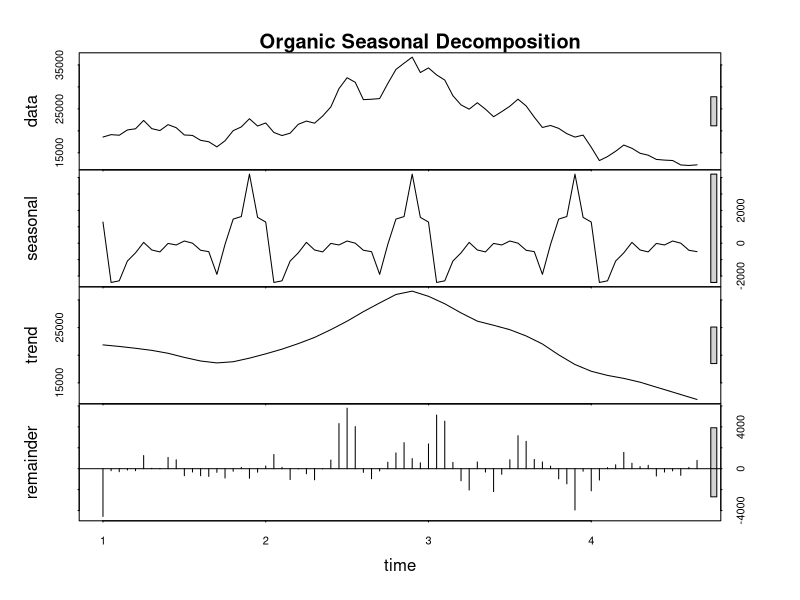
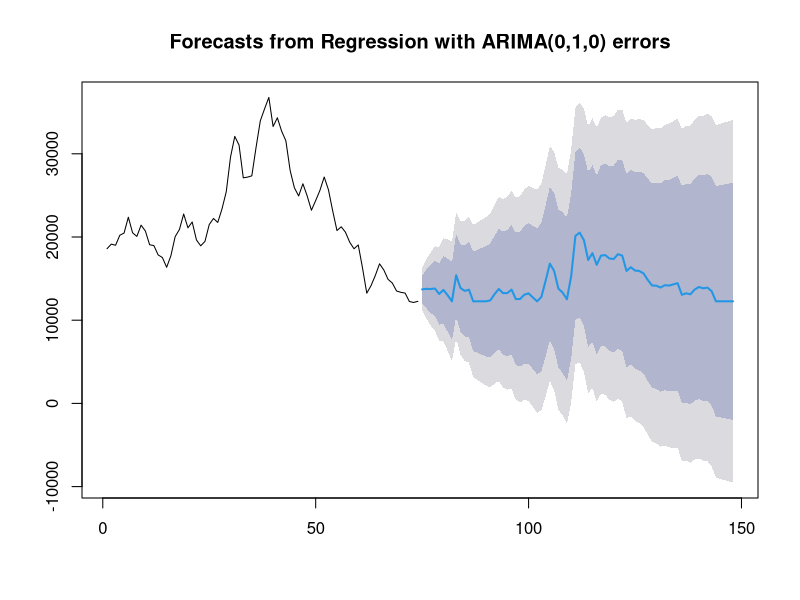
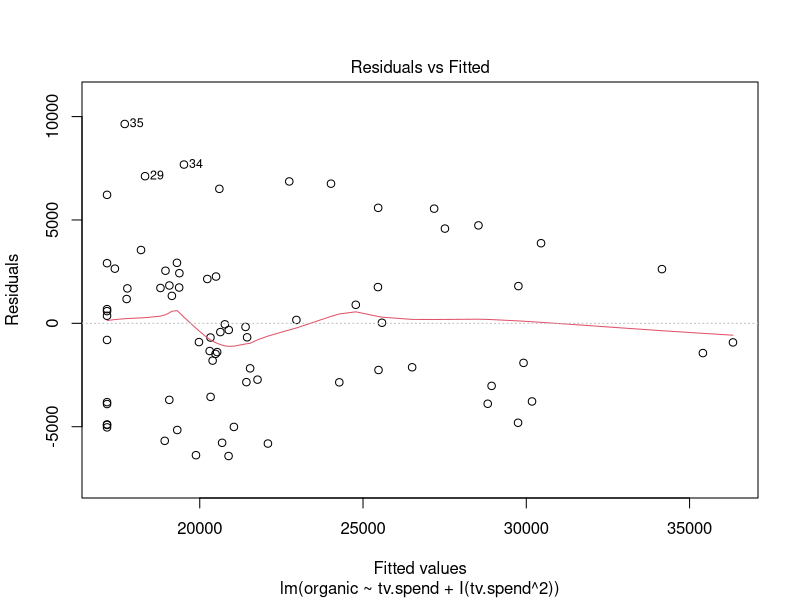
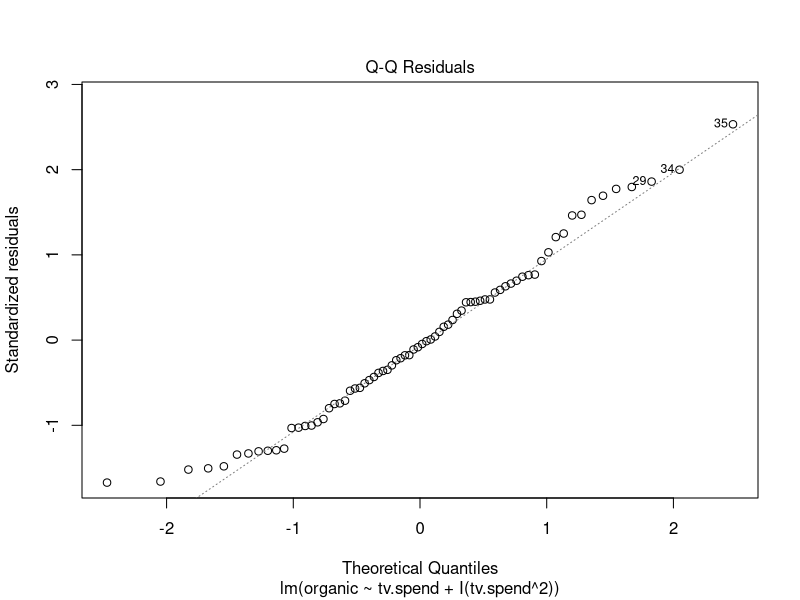
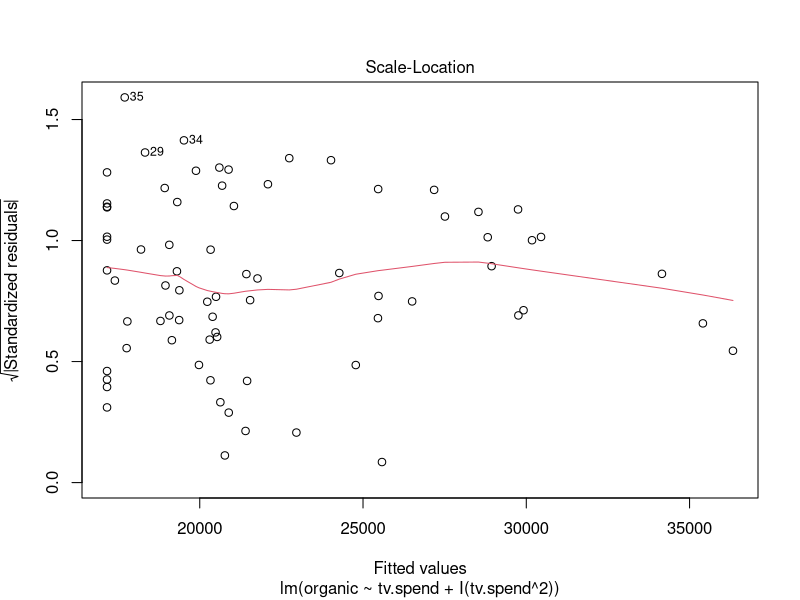
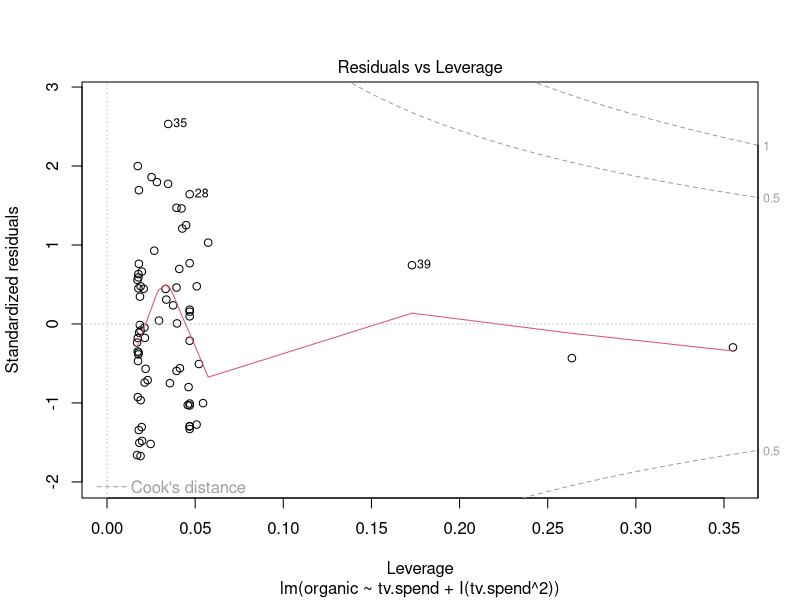
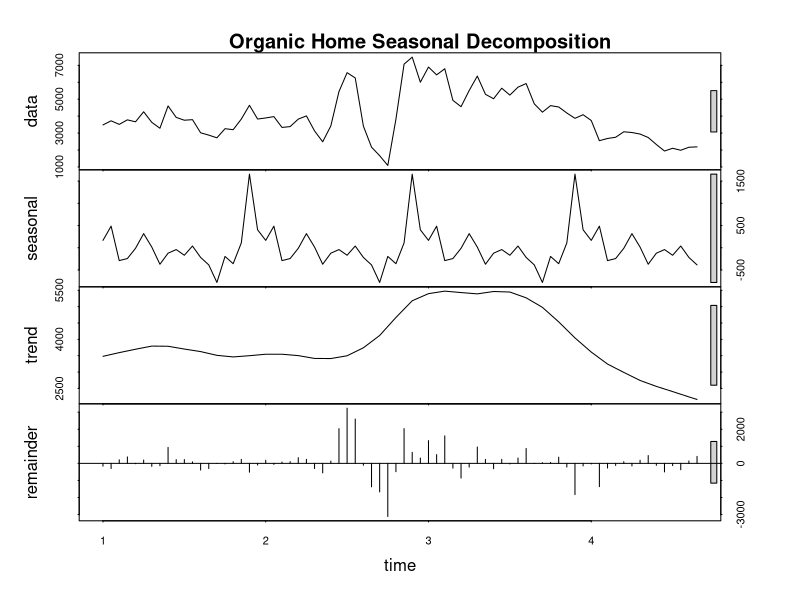
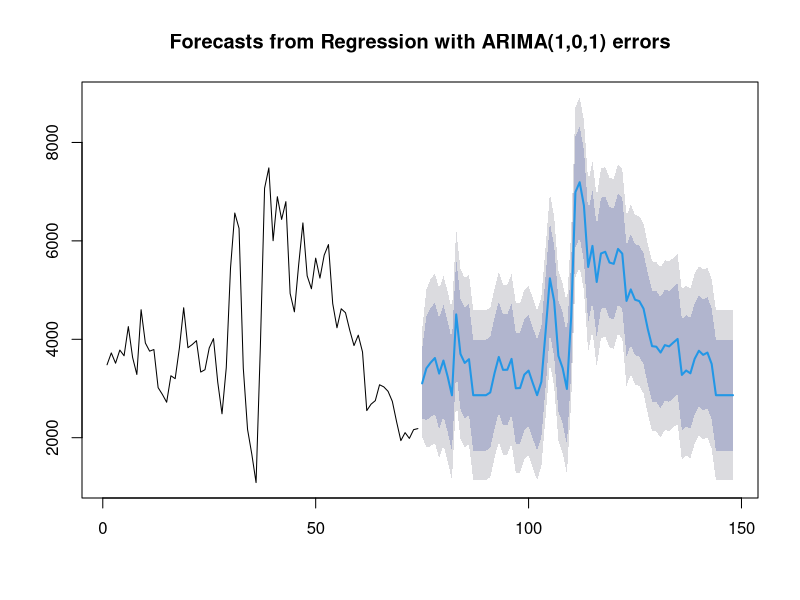

The R script that drew these images, in order:
library(tidyr)
library(dplyr)
library(openxlsx)
library(lubridate)
library(ggplot2)
library(gridExtra)
library(forecast)
library(stats)

tv_data=tbl_df(read.xlsx("tvanalysis.xlsx",sheet=2,rows=c(1:95),cols=c(1,4:20)))
tv_data$date=as.Date(as.character(tv_data$date),"%m/%d/%Y")+years(2000)
na_inds=which(is.na(tv_data$date))
for (ind in na_inds) {tv_data$date[ind]=tv_data$date[(ind-1)]+weeks(1)}

#Subsetting data
study_vars=c("date","tv.spend","organic","organic.home","direct.home","paid.brand.sessions")
study_cols=which(names(tv_data) %in% study_vars)
sub_study=na.omit(tv_data[,study_cols]  %>% arrange(desc(date)))
sub_study=sub_study[-1,]
sub_study$paid.brand.sessions=as.numeric(as.character(sub_study$paid.brand.sessions))



####organic
stl_obj=stl(ts(sub_study$organic, frequency = 20),t.window=15,s.window="periodic",robust=TRUE)
plot(stl_obj)+title("Organic Seasonal Decomposition")

#Arima model with TV spend
tv_arima=auto.arima(sub_study$organic,xreg=c(sub_study$tv.spend))
coef(tv_arima)
tv_arima_fcast=forecast(tv_arima,xreg=c(sub_study$tv.spend))
plot(tv_arima_fcast)
tv_arima_R2=round(cor(fitted(tv_arima_fcast),sub_study$organic)^2,2)
tv_arima_R2

#2nd order polyfit
poly_fit=lm(data=sub_study,organic~tv.spend+I(tv.spend^2))
summary(poly_fit)
plot(poly_fit)


#Stepwise poly fit
big_poly_fit=lm(data=sub_study,organic~tv.spend+I(tv.spend^2)+I(tv.spend^3)+I(tv.spend^4))
summary(big_poly_fit)
stepwise_model=step(big_poly_fit,k=log(nrow(mtcars)))
summary(stepwise_model)

anova(big_poly_fit,stepwise_model, test="Chi")
#high p-value implies the smaller models is best



####organic home
stl_obj=stl(ts(sub_study$organic.home, frequency = 20),t.window=15,s.window="periodic",robust=TRUE)
plot(stl_obj)+title("Organic Home Seasonal Decomposition")

#Arima model with TV spend
tv_arima=auto.arima(sub_study$organic.home,xreg=c(sub_study$tv.spend))
coef(tv_arima)
tv_arima_fcast=forecast(tv_arima,xreg=c(sub_study$tv.spend))
plot(tv_arima_fcast)
tv_arima_R2=round(cor(fitted(tv_arima_fcast),sub_study$organic.home)^2,2)
tv_arima_R2
#2nd order polyfit
poly_fit=lm(data=sub_study,organic.home~tv.spend+I(tv.spend^2))
summary(poly_fit)

#Stepwise poly fit
big_poly_fit=lm(data=sub_study,organic.home~tv.spend+I(tv.spend^2)+I(tv.spend^3)+I(tv.spend^4))
summary(big_poly_fit)
stepwise_model=step(big_poly_fit,k=log(nrow(mtcars)))
summary(stepwise_model)

anova(big_poly_fit,stepwise_model, test="Chi")
#low p-value implies the larger models makes no difference

####direct.home
stl_obj=stl(ts(sub_study$direct.home, frequency = 20),t.window=15,s.window="periodic",robust=TRUE)
plot(stl_obj)+title("Direct Home Seasonal Decomposition")

#Arima model with TV spend
tv_arima=auto.arima(sub_study$direct.home,xreg=c(sub_study$tv.spend))
coef(tv_arima)
tv_arima_fcast=forecast(tv_arima,xreg=c(sub_study$tv.spend))
plot(tv_arima_fcast)
tv_arima_R2=round(cor(fitted(tv_arima_fcast),sub_study$organic.home)^2,2)
tv_arima_R2
#2nd order polyfit
poly_fit=lm(data=sub_study,direct.home~tv.spend+I(tv.spend^2))
summary(poly_fit)
#Stepwise poly fit
big_poly_fit=lm(data=sub_study,direct.home~tv.spend+I(tv.spend^2)+I(tv.spend^3)+I(tv.spend^4))
summary(big_poly_fit)
stepwise_model=step(big_poly_fit,k=log(nrow(mtcars)))
summary(stepwise_model)

anova(big_poly_fit,stepwise_model, test="Chi")
#high p-value implies the smaller models is best

####paid.brand.sessions
stl_obj=stl(ts(sub_study$paid.brand.sessions, frequency = 20),t.window=15,s.window="periodic",robust=TRUE)
plot(stl_obj)+title("Paid Brand Seasonal Decomposition")

#Arima model with TV spend
tv_arima=auto.arima(sub_study$paid.brand.sessions,xreg=c(sub_study$tv.spend))
coef(tv_arima)
tv_arima_fcast=forecast(tv_arima,xreg=c(sub_study$tv.spend))
plot(tv_arima_fcast)
tv_arima_R2=round(cor(fitted(tv_arima_fcast),sub_study$paid.brand.sessions)^2,2)
tv_arima_R2

#2nd order polyfit
poly_fit=lm(data=sub_study,paid.brand.sessions~tv.spend+I(tv.spend^2))
summary(poly_fit)

#Stepwise poly fit
big_poly_fit=lm(data=sub_study,paid.brand.sessions~tv.spend+I(tv.spend^2)+I(tv.spend^3)+I(tv.spend^4))
summary(big_poly_fit)
stepwise_model=step(big_poly_fit,k=log(nrow(mtcars)))
summary(stepwise_model)

anova(big_poly_fit,stepwise_model, test="Chi")
#high p-value implies the smaller models is best

